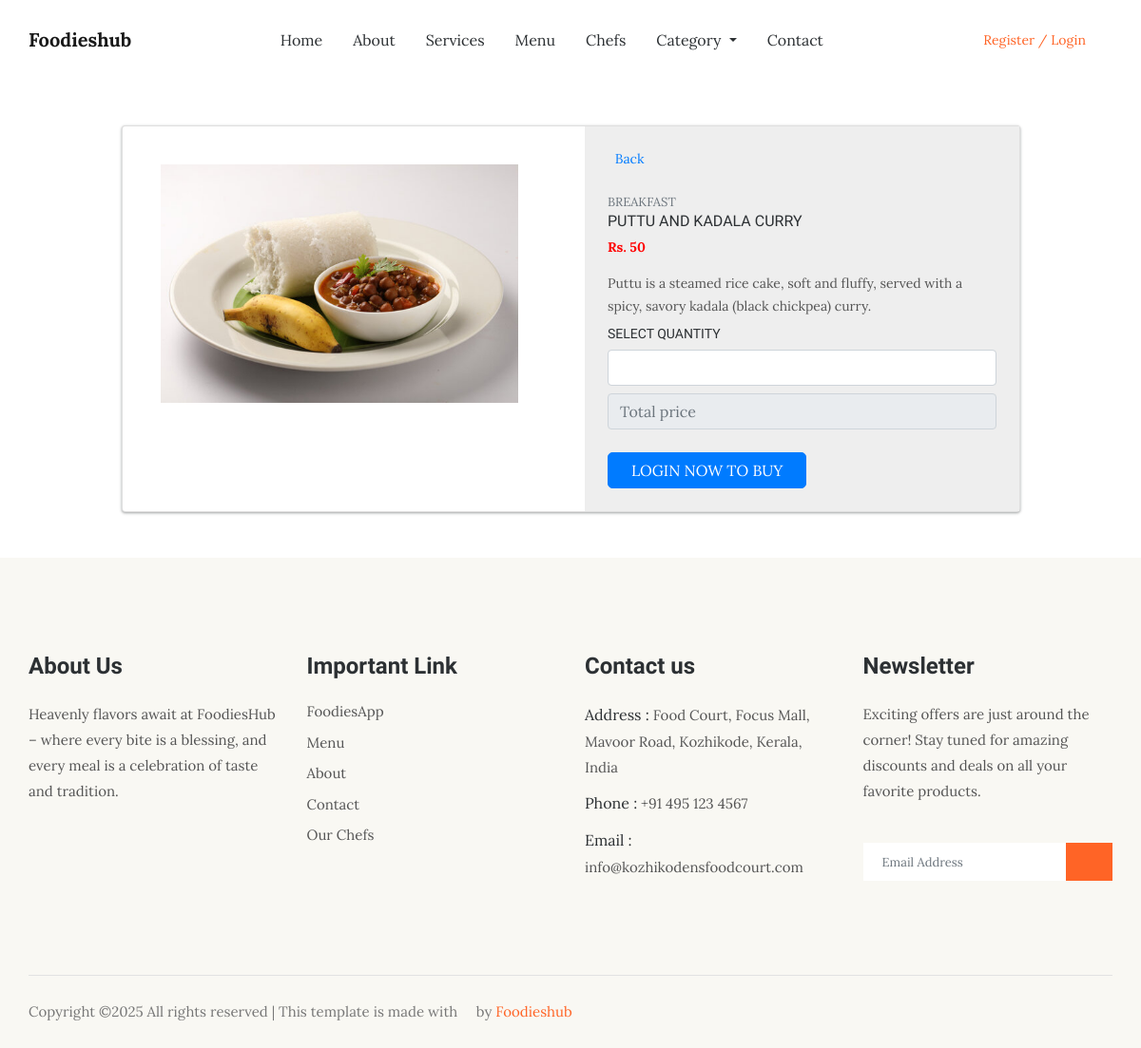
Screenshot of /productmore/2 with the database file from the repository.
### Adminapp/models.py (models this page shows)
class ProductDb(models.Model):
    categoryname=models.CharField(max_length=50,null=True,blank=True)
    product_name=models.CharField(max_length=50,null=True,blank=True)
    description=models.CharField(max_length=100,null=True,blank=True)
    price=models.IntegerField(null=True,blank=True)
    product_image=models.ImageField(upload_to="product_image",null=True,blank=True)

### Webapp/views.py (the view)
# urls.py: path('productmore/<int:pid>',views.Singlepage,name='productmore'),
def Singlepage(request,pid):
    data=CategoryDb.objects.all()
    productmore=ProductDb.objects.get(id=pid)
    return render(request,"singleitempage.html",{"data":data,"productmore":productmore})

### Webapp/templates/singleitempage.html (shortened to what this page needs)
<!DOCTYPE html>
{% load static %}
<html lang="en">
<head>
    <link rel="stylesheet" href="{% static 'web/singlepage/style.css' %}">
    <link href="https://cdn.jsdelivr.net/npm/bootstrap@5.0.2/dist/css/bootstrap.min.css" rel="stylesheet">
    <link href="https://unpkg.com/aos@2.3.1/dist/aos.css" rel="stylesheet">
    <link rel="stylesheet" href="{% static 'web/assets/css/bootstrap.min.css' %}">
    <link rel="stylesheet" href="{% static 'web/assets/css/animate.css' %}">
    <link rel="stylesheet" href="{% static 'web/assets/css/owl.carousel.min.css' %}">
    <link rel="stylesheet" href="{% static 'web/assets/css/themify-icons.css' %}">
    <link rel="stylesheet" href="{% static 'web/assets/css/flaticon.css' %}">
    <link rel="stylesheet" href="{% static 'web/assets/css/magnific-popup.css' %}">
    <link rel="stylesheet" href="{% static 'web/assets/css/slick.css' %}">
    <link rel="stylesheet" href="{% static 'web/assets/css/gijgo.min.css' %}">
    <link rel="stylesheet" href="{% static 'web/assets/css/nice-select.css' %}">
    <link rel="stylesheet" href="{% static 'web/assets/css/all.css' %}">
    <link rel="stylesheet" href="{% static 'web/assets/css/style.css' %}">
</head>
<body>
    <header class="main_menu">
        <div class="container">
            <div class="row align-items-center">
                <div class="col-lg-12">
                    <nav class="navbar navbar-expand-lg navbar-light">
                        <a class="navbar-brand" href="{% url 'homepage' %}"><span style="font-weight: bold;">Foodieshub</span> </a></a>
                        <div class="collapse navbar-collapse main-menu-item justify-content-end"
                            id="navbarSupportedContent">
                            <ul class="navbar-nav">
                                <li class="nav-item">
                                    <a class="nav-link" href="{% url 'homepage' %}">Home</a>
                                </li>
                                <li class="nav-item">
                                    <a class="nav-link" href="{% url 'about' %}">About</a>
                                </li>
                                <li class="nav-item">
                                    <a class="nav-link" href="{% url 'servicesuserview' %}">Services</a>
                                </li>
                                <li class="nav-item">
                                    <a class="nav-link" href="{% url 'foodmenu' %}">Menu</a>
                                </li>
                                <li class="nav-item">
                                    <a class="nav-link" href="{% url 'chef' %}">Chefs</a>
                                </li>
                                <li class="nav-item dropdown">
                                    <a class="nav-link dropdown-toggle" href="blog.html" id="navbarDropdown" role="button" data-toggle="dropdown" aria-haspopup="true" aria-expanded="false">
                                        Category
                                    </a>
                                </li>
                                <li class="nav-item">
                                    <a class="nav-link" href="{% url 'contactuser'  %}">Contact</a>
                                </li>
                            </ul>
                        </div>
                        <div class="menu_btn" style="display: inline-block;">
                            {% if request.session.name %}
                            <li style="list-style-type: none;" class="nav-item dropdown">
                                <p class="nav-link dropdown-toggle btn btn-primary"  id="navbarDropdown" role="button" data-toggle="dropdown" aria-haspopup="true" aria-expanded="false">
                                    Welcome <i class="bi bi-emoji-smile"></i>  {{request.session.name }}
                                </p>
                                <div class="dropdown-menu" style="color: black;" aria-labelledby="navbarDropdown">
                                    <a class="dropdown-item"  style="color: black !important;" href="{% url 'cartpage'  %}">Cart <span> <i class="bi bi-cart"></i></span> <span class="px-1" style="color: white;background-color: orange;    border:1px solid orange;border-radius: 20px;"> {{tot_cartcount}} </span>  </a>
                                    <a class="dropdown-item"  style="color: black !important;" href="">Settings <i class="bi bi-gear"></i> </a>
                                    <a class="dropdown-item"  style="color: black !important;" href="{% url 'webuserlogout'  %}">Log Out</a>
                                </div>
                            </li>
                            {% else %}
                            <a href="{% url 'userreg' %}" class="btn_1 d-none d-sm-block">Register / Login</a>
                            {% endif %}
                        </div>
                    </nav>
                </div>
            </div>
        </div>
    </header>
    <div class="container mt-5 mb-5">
        <div class="row d-flex justify-content-center">
            <div class="col-md-10">
                <div class="card" style=" box-shadow: rgba(60, 64, 67, 0.3) 0px 1px 2px 0px, rgba(60, 64, 67, 0.15) 0px 1px 3px 1px;">
                    <div class="row">
                        <div class="col-md-6">
                            <div class="images p-3">
                                <div class="text-center p-4"> <img id="main-image" src="{{productmore.product_image.url}}" width="550" /> </div>
                            </div>
                        </div>
                        <div class="col-md-6">
                            <div class="product p-4">
                                <form action="{% url 'addtocart' %}" method="POST">
                                <div class="d-flex justify-content-between align-items-center">
                                    <div class="d-flex align-items-center">  <a href=""> <span class="ml-1">Back</span> </div></a>
                                </div>
                                <div class="mt-4 mb-3"> <span class="text-uppercase text-muted brand">{{productmore.categoryname}}</span>
                                    <h5 class="text-uppercase">{{productmore.product_name}}</h5>
                                    <div class="price d-flex flex-row align-items-center"> <span class="act-price" >Rs. {{productmore.price}}</span>
                                    </div>
                                </div>
                                <p class="about">{{productmore.description}}</p>
                                <div class="sizes mt-2">
                                    <h6 class="text-uppercase">Select Quantity</h6>  <input id="qty"   class="form-control" type="number" name="qty" min="1" >
                                    <input class="form-control mt-2" placeholder="Total price"  name="totalprice" id="total" type="number" readonly >
                                    <input class="form-control mt-2" placeholder="Total price" name="FDD" value="{{request.session.name }} " type="hidden">                             </div>
                                <div class="cart mt-4 align-items-center">
                                    {% if request.session.name %}
                                    <button  type="submit"  style="border-radius: 5px;" class="btn btn-success text-uppercase mr-2 px-4">Add to cart</button>
                                    {%  else %}
                                    <a href="{% url 'webuserlogin' %}" style="border-radius: 5px;" class="btn btn-primary text-uppercase mr-2 px-4">Login Now to Buy</a>
                                    {%  endif %}
                                </div>
                            </form>
                            </div>
                        </div>
                    </div>
                </div>
            </div>
        </div>
    </div>
    <footer class="footer-area" id="contact">
        <div class="container">
            <div class="row">
                <div class="col-xl-3 col-sm-6 col-md-3 col-lg-3">
                    <div class="single-footer-widget footer_1">
                        <h4>About Us</h4>
                        <p>Heavenly flavors await at FoodiesHub – where every bite is a blessing, and every meal is a celebration of taste and tradition.</p>
                    </div>
                </div>
                <div class="col-xl-3 col-sm-6 col-md-2 col-lg-3">
                    <div class="single-footer-widget footer_2">
                        <h4>Important Link</h4>
                        <div class="contact_info">
                            <ul>
                                <li><a href="{% url 'homepage' %}">FoodiesApp</a></li>
                                <li><a href="{% url 'foodmenu' %}"> Menu</a></li>
                                <li><a href="{% url 'about' %}">About</a></li>
                                <li><a href="{% url 'contactuser'  %}">Contact</a></li>
                                <li><a href="{% url 'chef'  %}"> Our Chefs</a></li>
                            </ul>
                        </div>
                    </div>
                </div>
                <div class="col-xl-3 col-sm-6 col-md-3 col-lg-3">
                    <div class="single-footer-widget footer_2">
                        <h4>Contact us</h4>
                        <div class="contact_info">
                            <p><span> Address :</span> Food Court, Focus Mall, Mavoor Road, Kozhikode, Kerala, India </p>
                            <p><span> Phone :</span> +91 495 123 4567</p>
                            <p><span> Email : </span>info@kozhikodensfoodcourt.com </p>
                        </div>
                    </div>
                </div>
                <div class="col-xl-3 col-sm-6 col-md-4 col-lg-3">
                    <div class="single-footer-widget footer_3">
                        <h4>Newsletter</h4>
                        <p>Exciting offers are just around the corner! Stay tuned for amazing discounts and deals on all your favorite products.</p>
                        <form action="#">
                            <div class="form-group">
                                <div class="input-group mb-3">
                                    <input type="text" class="form-control" placeholder='Email Address'
                                        onfocus="this.placeholder = ''" onblur="this.placeholder = 'Email Address'">
                                    <div class="input-group-append">
                                        <button class="btn" type="button"><i class="fas fa-paper-plane"></i></button>
                                    </div>
                                </div>
                            </div>
                        </form>
                    </div>
                </div>
            </div>
            <div class="copyright_part_text">
                <div class="row">
                    <div class="col-lg-8">
                        <p class="footer-text m-0">
Copyright &copy;<script>document.write(new Date().getFullYear());</script> All rights reserved | This template is made with <i class="ti-heart" aria-hidden="true"></i> by <a href="https://colorlib.com" target="_blank">Foodieshub</a>
</p>
                    </div>
                </div>
            </div>
        </div>
    </footer>
</body>
</html>

### Webapp/static/web/singlepage/style.css (style rules this page uses)
body { background-color: #000 }
.card { border: 3px solid grey }
.product { background-color: #eee }
.brand { font-size: 13px }
.act-price { color:red;font-weight: 700 }
.about { font-size: 14px }

### Webapp/static/web/assets/css/all.css (style rules this page uses)
.fa, .fas, .far, .fal, .fab { -moz-osx-font-smoothing: grayscale; -webkit-font-smoothing: antialiased; display: inline-block; font-style: normal; font-variant: normal; text-rendering: auto; line-height: 1; }
.fa-paper-plane:before { content: "\f1d8"; }
.fa, .fas { font-family: 'Font Awesome 5 Free'; font-weight: 900; }

### rows the page displays
ProductDb: product_image (picture), categoryname "BREAKFAST", product_name "PUTTU AND KADALA CURRY", price "50", description "Puttu is a steamed rice cake, soft and fluffy, served with a spicy, savory kadala (black chickpea) curry."
